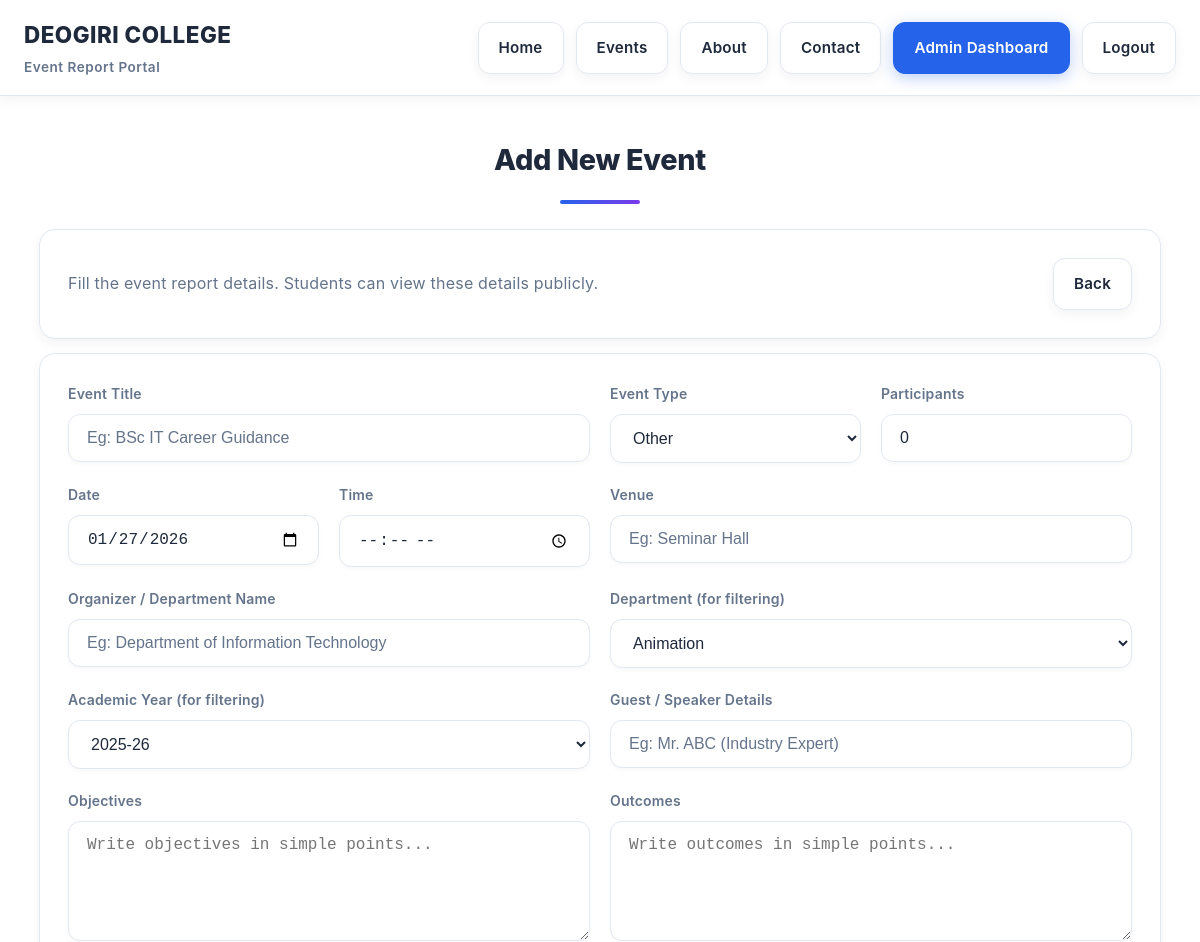
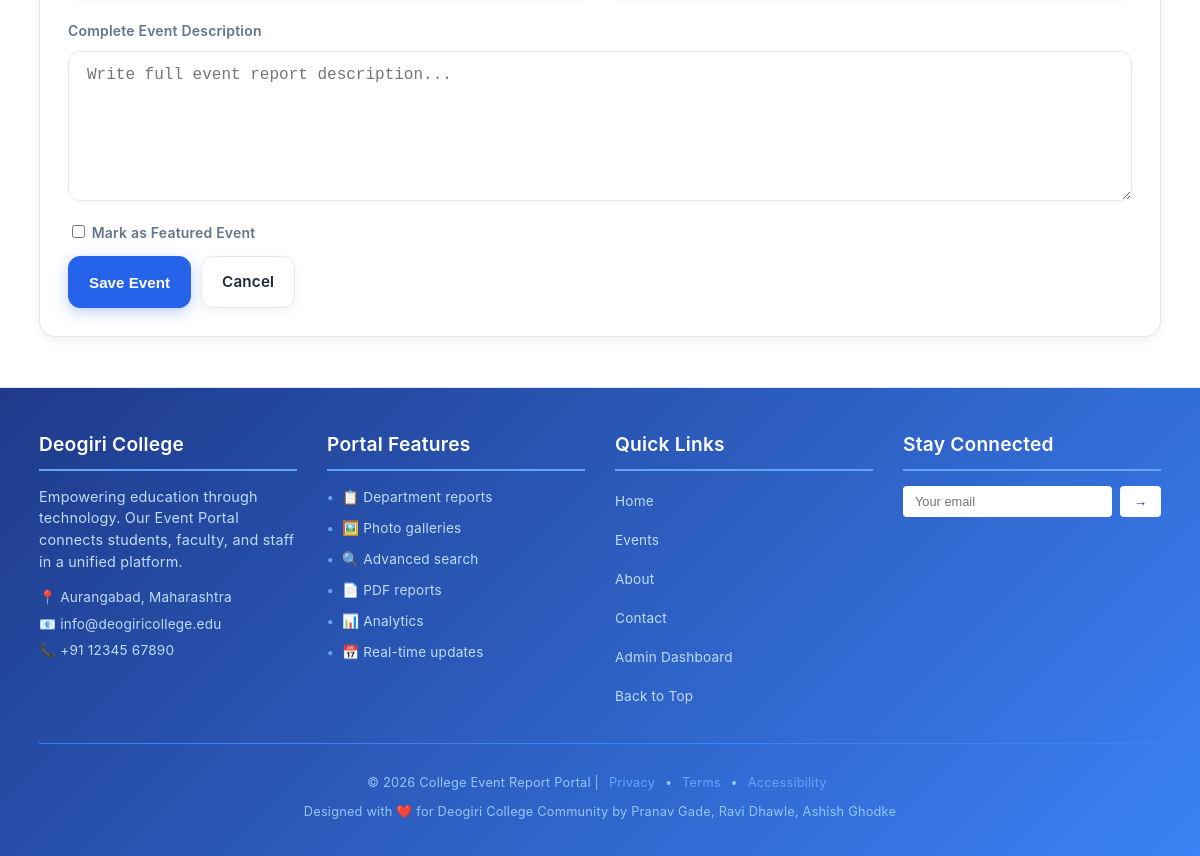
The page /admin/event_form.php (signed in) on the database its author committed (2 pictures, top to bottom).
### tables this page shows
CREATE TABLE IF NOT EXISTS departments (
  id INT AUTO_INCREMENT PRIMARY KEY,
  name VARCHAR(100) NOT NULL UNIQUE,
  short_name VARCHAR(30) NULL,
  created_at TIMESTAMP DEFAULT CURRENT_TIMESTAMP
);

CREATE TABLE IF NOT EXISTS academic_years (
  id INT AUTO_INCREMENT PRIMARY KEY,
  year_label VARCHAR(20) NOT NULL UNIQUE,
  is_active TINYINT(1) NOT NULL DEFAULT 1,
  created_at TIMESTAMP DEFAULT CURRENT_TIMESTAMP
);

### includes/db.php (called while the page is built, shortened)
<?php
function db(): PDO
{
    static $pdo = null;
    if ($pdo instanceof PDO) {
        return $pdo;
    }
    $dbCandidates = array_values(array_unique([
        DB_NAME,
        'event_portal',
        'event_report',
    ]));
    foreach ($dbCandidates as $dbName) {
        try {
            $dsn = 'mysql:host=' . DB_HOST . ';dbname=' . $dbName . ';charset=utf8mb4';
            $pdo = new PDO($dsn, DB_USER, DB_PASS, [
                PDO::ATTR_ERRMODE => PDO::ERRMODE_EXCEPTION,
                PDO::ATTR_DEFAULT_FETCH_MODE => PDO::FETCH_ASSOC,
                PDO::ATTR_EMULATE_PREPARES => false,
            ]);
            $hasEvents = $pdo->query("SHOW TABLES LIKE 'events'")->fetch();
            break;
        } catch (PDOException $e) {
            $lastError = $e;
            $pdo = null;
        }
    }
    try {
        $col = $pdo->query("SHOW COLUMNS FROM events LIKE 'featured'")->fetch();
    } catch (Throwable $e) {
    }
    try {
        $col = $pdo->query("SHOW COLUMNS FROM event_photos LIKE 'caption'")->fetch();
    } catch (Throwable $e) {
    }
    try {
        $pdo->exec(
            "CREATE TABLE IF NOT EXISTS attendance_photos (
              id INT AUTO_INCREMENT PRIMARY KEY,
              event_id INT NOT NULL,
              file_name VARCHAR(255) NOT NULL,
              file_path VARCHAR(500) NOT NULL,
              uploaded_at TIMESTAMP DEFAULT CURRENT_TIMESTAMP,
              CONSTRAINT fk_attendance_event FOREIGN KEY (event_id) REFERENCES events(id) ON DELETE CASCADE,
              UNIQUE KEY uq_attendance_event (event_id)
            )"
        );
    } catch (Throwable $e) {
    }
    return $pdo;
}
function h(?string $value): string
{
    return htmlspecialchars((string)$value, ENT_QUOTES, 'UTF-8');
}

### admin/event_form.php (the view, shortened to what this page needs)
<?php
require_once __DIR__ . '/../includes/header.php';
$id = (int)($_GET['id'] ?? 0);
$isEdit = $id > 0;
$departments = db()->query('SELECT id, name FROM departments ORDER BY name')->fetchAll();
$years = db()->query('SELECT id, year_label FROM academic_years WHERE is_active = 1 ORDER BY year_label DESC')->fetchAll();
$hasFeaturedColumn = db()->query("SHOW COLUMNS FROM events LIKE 'featured'")->fetch();
$event = [
    'title' => '',
    'event_type' => 'Other',
    'event_date' => date('Y-m-d'),
    'event_time' => '',
    'venue' => '',
    'department_id' => (int)($departments[0]['id'] ?? 0),
    'academic_year_id' => (int)($years[0]['id'] ?? 0),
    'organizer' => '',
    'guest_speaker' => '',
    'participants_count' => 0,
    'objectives' => '',
    'outcomes' => '',
    'description' => '',
    'featured' => 0
];
?>
<h2 class="section-title"><?php echo $isEdit ? 'Edit Event' : 'Add New Event'; ?></h2>
<section class="card">
  <div style="display:flex;gap:10px;flex-wrap:wrap;align-items:center;justify-content:space-between">
    <div class="muted">Fill the event report details. Students can view these details publicly.</div>
    <div style="display:flex;gap:10px;flex-wrap:wrap">
      <a class="btn" href="<?php echo BASE_URL; ?>/admin/events.php">Back</a>
    </div>
  </div>
</section>
<section class="card" style="margin-top:14px">
  <form method="post">
    <div class="grid">
      <div class="field" style="grid-column: span 6">
        <label>Event Title</label>
        <input class="input" name="title" value="<?php echo h((string)$event['title']); ?>" placeholder="Eg: BSc IT Career Guidance" required />
      </div>
      <div class="field" style="grid-column: span 3">
        <label>Event Type</label>
        <select name="event_type">
          <?php foreach (['Seminar','Workshop','Sports','Cultural','Other'] as $t): ?>
            <option value="<?php echo h($t); ?>" <?php echo ((string)$event['event_type']) === $t ? 'selected' : ''; ?>><?php echo h($t); ?></option>
          <?php endforeach; ?>
        </select>
      </div>
      <div class="field" style="grid-column: span 3">
        <label>Participants</label>
        <input class="input" type="number" min="0" name="participants_count" value="<?php echo (int)$event['participants_count']; ?>" />
      </div>
      <div class="field" style="grid-column: span 3">
        <label>Date</label>
        <input class="input" type="date" name="event_date" value="<?php echo h((string)$event['event_date']); ?>" required />
      </div>
      <div class="field" style="grid-column: span 3">
        <label>Time</label>
        <input class="input" type="time" name="event_time" value="<?php echo h((string)($event['event_time'] ?? '')); ?>" />
      </div>
      <div class="field" style="grid-column: span 6">
        <label>Venue</label>
        <input class="input" name="venue" value="<?php echo h((string)$event['venue']); ?>" placeholder="Eg: Seminar Hall" required style="min-height: 40px;" />
      </div>
      <div class="field" style="grid-column: span 6">
        <label>Organizer / Department Name</label>
        <input class="input" name="organizer" value="<?php echo h((string)$event['organizer']); ?>" placeholder="Eg: Department of Information Technology" required style="min-height: 40px;" />
      </div>
      <div class="field" style="grid-column: span 6">
        <label>Department (for filtering)</label>
        <select name="department_id" required>
          <?php foreach ($departments as $d): ?>
            <option value="<?php echo (int)$d['id']; ?>" <?php echo (int)$event['department_id'] === (int)$d['id'] ? 'selected' : ''; ?>><?php echo h($d['name']); ?></option>
          <?php endforeach; ?>
        </select>
      </div>
      <div class="field" style="grid-column: span 6">
        <label>Academic Year (for filtering)</label>
        <select name="academic_year_id" required>
          <?php foreach ($years as $y): ?>
            <option value="<?php echo (int)$y['id']; ?>" <?php echo (int)$event['academic_year_id'] === (int)$y['id'] ? 'selected' : ''; ?>><?php echo h($y['year_label']); ?></option>
          <?php endforeach; ?>
        </select>
      </div>
      <div class="field" style="grid-column: span 6">
        <label>Guest / Speaker Details</label>
        <input class="input" name="guest_speaker" value="<?php echo h((string)($event['guest_speaker'] ?? '')); ?>" placeholder="Eg: Mr. ABC (Industry Expert)" />
      </div>
      <div class="field" style="grid-column: span 6">
        <label>Objectives</label>
        <textarea name="objectives" placeholder="Write objectives in simple points..." style="min-height: 120px;" ><?php echo h((string)($event['objectives'] ?? '')); ?></textarea>
      </div>
      <div class="field" style="grid-column: span 6">
        <label>Outcomes</label>
        <textarea name="outcomes" placeholder="Write outcomes in simple points..." style="min-height: 120px;" ><?php echo h((string)($event['outcomes'] ?? '')); ?></textarea>
      </div>
      <div class="field" style="grid-column:1/-1">
        <label>Complete Event Description</label>
        <textarea name="description" placeholder="Write full event report description..." style="min-height: 150px;" ><?php echo h((string)($event['description'] ?? '')); ?></textarea>
      </div>
<?php if ($hasFeaturedColumn): ?>
      <div class="field" style="grid-column:1/-1">
        <label>
          <input type="checkbox" name="featured" value="1" <?php echo $event['featured'] ? 'checked' : ''; ?>>
          Mark as Featured Event
        </label>
      </div>
<?php endif; ?>
    </div>
    <div style="margin-top:12px;display:flex;gap:10px;flex-wrap:wrap">
      <button class="btn primary" type="submit"><?php echo $isEdit ? 'Update Event' : 'Save Event'; ?></button>
      <a class="btn" href="<?php echo BASE_URL; ?>/admin/events.php">Cancel</a>
    </div>
  </form>
</section>
<?php require_once __DIR__ . '/../includes/footer.php'; ?>

### assets/style-light.css (style rules this page uses)
:root { --bg: #ffffff; --bg-secondary: #f8fafc; --bg-tertiary: #f1f5f9; --card: #ffffff; --card-hover: #f8fafc; --text: #1e293b; --text-secondary: #334155; --text-muted: #64748b; --primary: #2563eb; --primary-dark: #1d4ed8; --primary-light: #3b82f6; --accent: #7c3aed; --accent-dark: #6d28d9; --accent-light: #8b5cf6; --success: #059669; --warning: #d97706; --danger: #dc2626; --info: #0891b2; --border: #e2e8f0; --border-light: #cbd5e1; --shadow: 0 4px 12px rgba(0, 0, 0, 0.05); --shadow-lg: 0 10px 25px rgba(0, 0, 0, 0.1); --gradient-primary: linear-gradient(135deg, #2563eb, #7c3aed); --gradient-secondary: linear-gradient(135deg, #0891b2, #059669); --gradient-accent: linear-gradient(135deg, #7c3aed, #db2777); --gradient-warm: linear-gradient(135deg, #d97706, #dc2626); }
* { box-sizing: border-box; }
body { margin: 0; font-family: 'Inter', system-ui, -apple-system, Segoe UI, Roboto, Arial, sans-serif; background: var(--bg); color: var(--text); line-height: 1.7; letter-spacing: 0.2px; }
a { color: var(--primary); text-decoration: none; transition: all 0.2s ease; }
.btn { display: inline-flex; align-items: center; justify-content: center; gap: 8px; padding: 12px 20px; border-radius: 12px; border: 1px solid var(--border); background: var(--card); color: var(--text); font-weight: 600; cursor: pointer; transition: all 0.2s ease; box-shadow: var(--shadow); min-height: 44px; font-size: 0.95rem; }
.btn.primary { background: var(--primary); border: 1px solid var(--primary); color: #fff; box-shadow: 0 4px 15px rgba(37, 99, 235, 0.3); }
.grid { display: grid; grid-template-columns: repeat(12, 1fr); gap: 20px; }
.card { background: var(--card); border: 1px solid var(--border); border-radius: 16px; padding: 28px; box-shadow: var(--shadow); transition: all 0.3s ease; position: relative; overflow: hidden; }
.card::before { content: ""; position: absolute; top: 0; left: 0; right: 0; height: 3px; background: var(--gradient-primary); opacity: 0; transition: opacity 0.3s ease; }
.section-title { margin: 40px 0 25px; font-size: 2.2rem; font-weight: 800; color: var(--text); text-align: center; position: relative; letter-spacing: -0.3px; }
.section-title::after { content: ''; display: block; width: 80px; height: 4px; background: var(--gradient-primary); margin: 15px auto 0; border-radius: 2px; }
.field { display: flex; flex-direction: column; gap: 8px; }
.field label { font-size: 14px; color: var(--text-muted); font-weight: 600; }
.input, select, textarea { width: 100%; padding: 14px 18px; border: 1px solid var(--border); border-radius: 12px; background: var(--card); color: var(--text); outline: none; transition: all 0.2s ease; font-size: 1rem; box-shadow: 0 2px 4px rgba(0,0,0,0.03); }
.input::placeholder { color: var(--text-muted); }
textarea { min-height: 140px; resize: vertical; }
.muted { color: var(--text-muted); }
@media (max-width: 1200px) { .section-title { font-size: 1.8rem; } }

### includes/header.php (style rules this page uses)
body { background: #ffffff !important; color: #1e293b !important; }

### rows shown on the page
departments: event_type "Other", participants_count "0", event_date "01/27/2026", academic_year_id "2025-26"
academic_years: department_id "Animation"

### other values the page prints
APP_NAME "College Event Report Portal"
